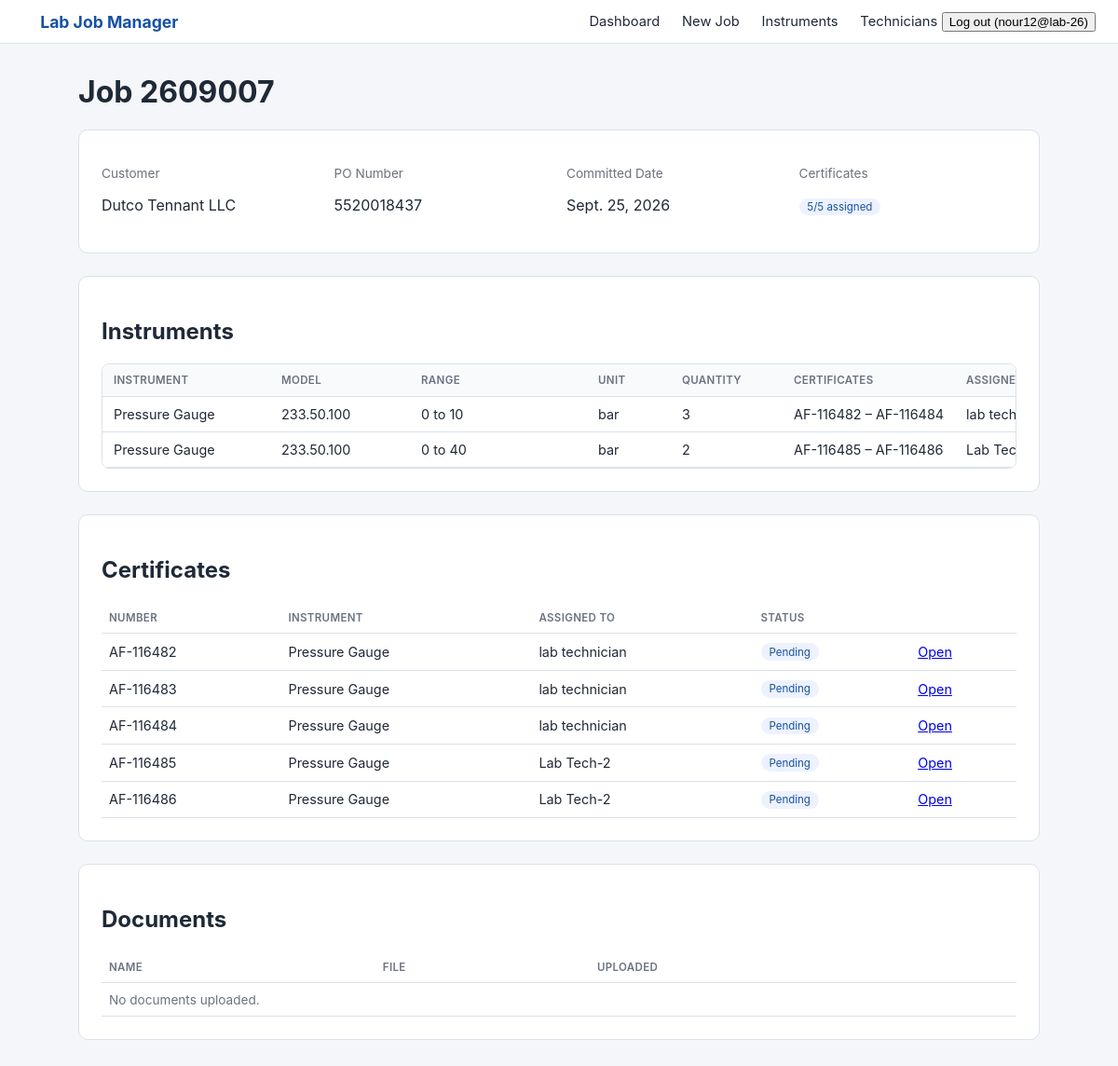
Page /jobs/8/ (signed in) on the earlier database version.
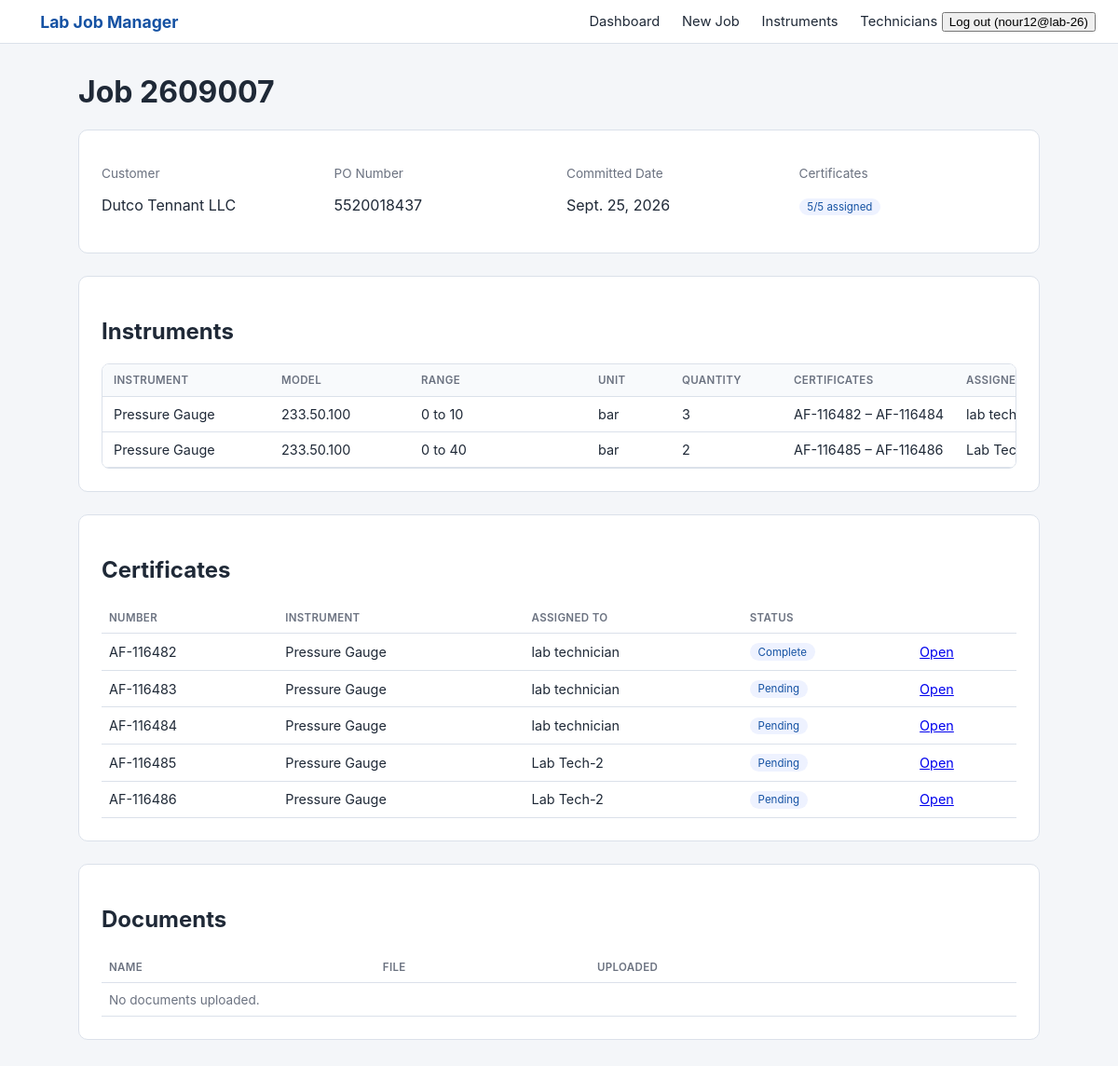
Same page on the later database version.
### labmanager/models.py (models this page shows, shortened)
class Certificate(models.Model):
    job = models.ForeignKey(Job, on_delete=models.CASCADE, related_name="certificates")
    number = models.CharField(max_length=20, unique=True, editable=False)
    line_item = models.ForeignKey(
        "JobLineItem",
        on_delete=models.SET_NULL,
        null=True,
        blank=True,
        related_name="certificates"
    )
    device_serial = models.CharField(max_length=100, blank=True)
    device_manufacturer = models.CharField(max_length=150, blank=True)
    device_tag_number = models.CharField(max_length=100, blank=True)
    device_resolution = models.DecimalField(
        max_digits=20,
        decimal_places=2,
        null=True,
        blank=True,
    )
    device_accuracy = models.CharField(max_length=100, blank=True)
    device_ratio = models.DecimalField(
        max_digits=20,
        decimal_places=2,
        null=True,
        blank=True,
    )
    reference_instrument_range = models.DecimalField(
        max_digits=20,
        decimal_places=2,
        null=True,
        blank=True,
    )
    uuc_full_scale = models.DecimalField(
        max_digits=20,
        decimal_places=2,
        null=True,
        blank=True,
    )
    uuc_unit = models.CharField(
        max_length=20,
        blank=True,
    )
    pressure_media = models.CharField(
        max_length=30,
        blank=True,
    )
    working_standard_name = models.CharField(max_length=150, blank=True)
    working_standard_serial = models.CharField(max_length=100, blank=True)
    working_standard_certificate_no = models.CharField(max_length=100, blank=True)
    lab_temperature = models.CharField(max_length=50, blank=True)
    lab_humidity = models.CharField(max_length=50, blank=True)
    ambient_pressure = models.CharField(max_length=50, blank=True)
    reference_procedure = models.CharField(max_length=150, blank=True)
    temperature_variation = models.CharField(max_length=50, blank=True)
    condition_notes = models.TextField(blank=True)
    calibration_date = models.DateField(null=True, blank=True)
    re_calibration_date = models.DateField(null=True, blank=True)
    issue_date = models.DateField(null=True, blank=True)
    calibrated_by = models.CharField(max_length=150, blank=True)
    approved_signatory = models.CharField(max_length=150, blank=True)
    class Meta:
        ordering = ["number"]
    @property
    def is_complete(self):
        return bool(
            self.calibration_date
            and self.calibrated_by
            and self.results.exists()
        )

class JobLineItem(models.Model):
    job = models.ForeignKey(Job, on_delete=models.CASCADE, related_name="line_items")
    instrument = models.ForeignKey(Instrument, on_delete=models.PROTECT, related_name="line_items")
    model = models.CharField(max_length=150, blank=True)
    range_from = models.DecimalField(max_digits=12, decimal_places=2, null=True, blank=True)
    range_to = models.DecimalField(max_digits=12, decimal_places=2, null=True, blank=True)
    unit = models.CharField(max_length=50, blank=True, null=True, choices=UNIT_CHOICES)
    quantity = models.PositiveIntegerField(default=1)
    assigned_to = models.ForeignKey(User, on_delete=models.PROTECT,  related_name="assigned_line_items", limit_choices_to={"role": User.Role.TECHNICIAN},)
    calibration_points = models.PositiveIntegerField(default=1)
    calibration_validity = models.CharField(max_length=100, blank=True)
    reference_procedure = models.CharField(max_length=150, blank=True, choices=REFERENCE_PROCEDURE_CHOICES)
    @property
    def certificate_range(self):
        numbers = list(
            self.certificates.order_by("number").values_list("number", flat=True)
        )
        if not numbers:
            return "—"
        if len(numbers) == 1:
            return numbers[0]
        return f"{numbers[0]} – {numbers[-1]}"

class Instrument(models.Model):
    name = models.CharField(max_length=150, unique=True)
    default_model = models.CharField(max_length=150, blank=True)
    default_range = models.CharField(max_length=150, blank=True)
    is_active = models.BooleanField(default=True)
    created_at = models.DateTimeField(auto_now_add=True)
    class Meta:
        ordering = ["name"]
    def __str__(self):
        return self.name

class User(AbstractUser):
    class Role(models.TextChoices):
        LAB_HEAD = "head", "Lab Head"
        TECHNICIAN = "technician", "Lab Technician"
    role = models.CharField(max_length=20, choices=Role.choices, default=Role.TECHNICIAN)
    @property
    def is_lab_head(self):
        return self.role == self.Role.LAB_HEAD
    def __str__(self):
        return self.get_full_name() or self.username

### labmanager/views.py (the view)
# urls.py: path("jobs/<int:pk>/", views.job_detail, name="job_detail"),
@login_required
def job_detail(request, pk):
    job = get_object_or_404(Job, pk=pk)
    if not request.user.is_lab_head and not job.line_items.filter(assigned_to=request.user).exists():
        messages.error(request, "You do not have access to that job.")
        return redirect("dashboard")
    return render(request, "labmanager/job_detail.html", {"job": job})

### labmanager/models.py (called while the page is built)
    @property
    def certificates_assigned_count(self):
        return sum(li.quantity for li in self.line_items.all())

### labmanager/templates/labmanager/job_detail.html (shortened to what this page needs)
{% extends "labmanager/base.html" %}
{% load static %}
{% block content %}
<h1>Job {{ job.job_number }}</h1>
<div class="card">
    <div class="row">
        <div>
            <p class="muted">Customer</p>
            <p>{{ job.customer_name }}</p>
        </div>
        <div>
            <p class="muted">PO Number</p>
            <p>{{ job.po_number }}</p>
        </div>
        <div>
            <p class="muted">Committed Date</p>
            <p>{{ job.committed_date|default:"—" }}</p>
        </div>
        <div>
            <p class="muted">Certificates</p>
            <p><span class="pill">{{ job.certificates_assigned_count }}/{{ job.quantity }} assigned</span></p>
        </div>
    </div>
</div>
<div class="card">
    <h2>Instruments</h2>
    <div class="table-scroll">
    <table class="line-items-table" id="line-items-table">
        <thead>
            <tr>
                <th>Instrument</th><th>Model</th><th>Range</th><th>Unit</th><th>Quantity</th><th>Certificates</th><th>Assigned To</th>
            </tr>
        </thead>
        <tbody>
            {% for li in job.line_items.all %}
            <tr>
                <td>{{ li.instrument }}</td>
                <td>{{ li.model|default:"—" }}</td>
                <td>
                    {% if li.range_from is not None and li.range_to is not None %}
                        {{ li.range_from|floatformat:"-4" }} to {{ li.range_to|floatformat:"-4" }}
                    {% else %}
                        —
                    {% endif %}
                </td>
                <td>{{ li.unit }}</td>
                <td>{{ li.quantity }}</td>
                <td>{{ li.certificate_range }}</td>
                <td>{{ li.assigned_to }}</td>
            </tr>
            {% empty %}
            <tr><td colspan="10" class="muted">No instruments added yet.</td></tr>
            {% endfor %}
        </tbody>
    </table>
    </div>
</div>
<div class="card">
    <h2>Certificates</h2>
    <table>
        <thead>
            <tr><th>Number</th><th>Instrument</th><th>Assigned To</th><th>Status</th><th></th></tr>
        </thead>
        <tbody>
            {% for cert in job.certificates.all %}
            <tr>
                <td>{{ cert.number }}</td>
                <td>{{ cert.line_item.instrument|default:"—" }}</td>
                <td>{{ cert.line_item.assigned_to|default:"—" }}</td>
                <td><span class="pill">{{ cert.is_complete|yesno:"Complete,Pending" }}</span></td>
                <td><a href="{% url 'certificate_detail' cert.pk %}">Open</a></td>
            </tr>
            {% empty %}
            <tr><td colspan="5" class="muted">No certificates yet.</td></tr>
            {% endfor %}
        </tbody>
    </table>
</div>
<div class="card">
    <h2>Documents</h2>
    <table>
        <thead><tr><th>Name</th><th>File</th><th>Uploaded</th></tr></thead>
        <tbody>
            {% for doc in job.documents.all %}
            <tr>
                <td>{{ doc.name }}</td>
                <td><a href="{{ doc.file.url }}">Download</a></td>
                <td>{{ doc.uploaded_at }}</td>
            </tr>
            {% empty %}
            <tr><td colspan="3" class="muted">No documents uploaded.</td></tr>
            {% endfor %}
        </tbody>
    </table>
</div>
{% endblock %}

Differences in the rows shown:
changed Certificate "AF-116482": is_complete "Pending" → "Complete"
